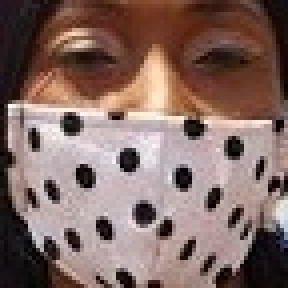
#> input picture Dataset_Faces/Con_mascarilla/image10.jpg, 72 x 72 px, found by its file name (shown 4 times larger); its folder holds only this picture in this run
$ python Train.py
#> lines starting #> are read from the running program, lines starting #| are printed output that depends on the picture
# -*- coding: utf-8 -*-
"""
Created on Wed Dec  8 16:45:06 2021

@author: gonza
"""

import cv2
import os
import numpy as np


DataPath = "D:\I_2022\Vision Artificial\Repositories\My_Firts_Repository\Dataset_Faces"
Dir_list = os.listdir(DataPath)
print("Lista archivos:",Dir_list)

Labels = []
FacesData = []
Label = 0

for Name_Dir in Dir_list:
    Dir_Path = DataPath + "/" + Name_Dir

    for Fine_Name in os.listdir(Dir_Path):
        Image_Path = Dir_Path + "/" + Fine_Name
        print(Image_Path)
        Image = cv2.imread(Image_Path,0)
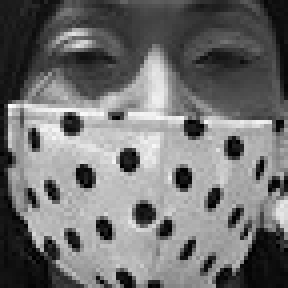
#> Image: shape (72, 72) (shown 4 times larger); min 0, max 254, mean 113.3
        #cv2.imshow("Image",Image)
        #cv2.waitKey(10)

        FacesData.append(Image)
        Labels.append(Label)
    Label += 1
#> pass 2 of the loop `for Name_Dir in Dir_list:`:
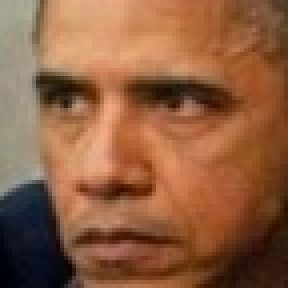
#> input picture Dataset_Faces/Sin_mascarilla/image100.jpg, 72 x 72 px, found by its file name (shown 4 times larger)
#> `Image = cv2.imread(Image_Path,0)`:
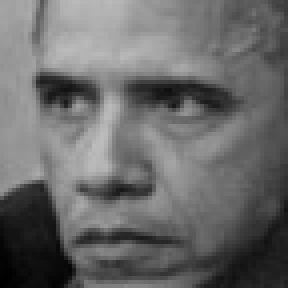
#> Image: shape (72, 72) (shown 4 times larger); min 0, max 189, mean 105.8

print("Etiqueta 0:", np.count_nonzero(np.array(Labels) == 0))
print("Etiqueta 1:", np.count_nonzero(np.array(Labels) == 1))

# LBPH FaceRecognizer
Face_Mask = cv2.face.LBPHFaceRecognizer_create()

#Entrenamiento
print("Entrenamiento.....")
Face_Mask.train(FacesData, np.array(Labels))

#Almacenando Modelo
Face_Mask.write("Face_Mask_Model.xml")
print("Modelo Almacenado")
